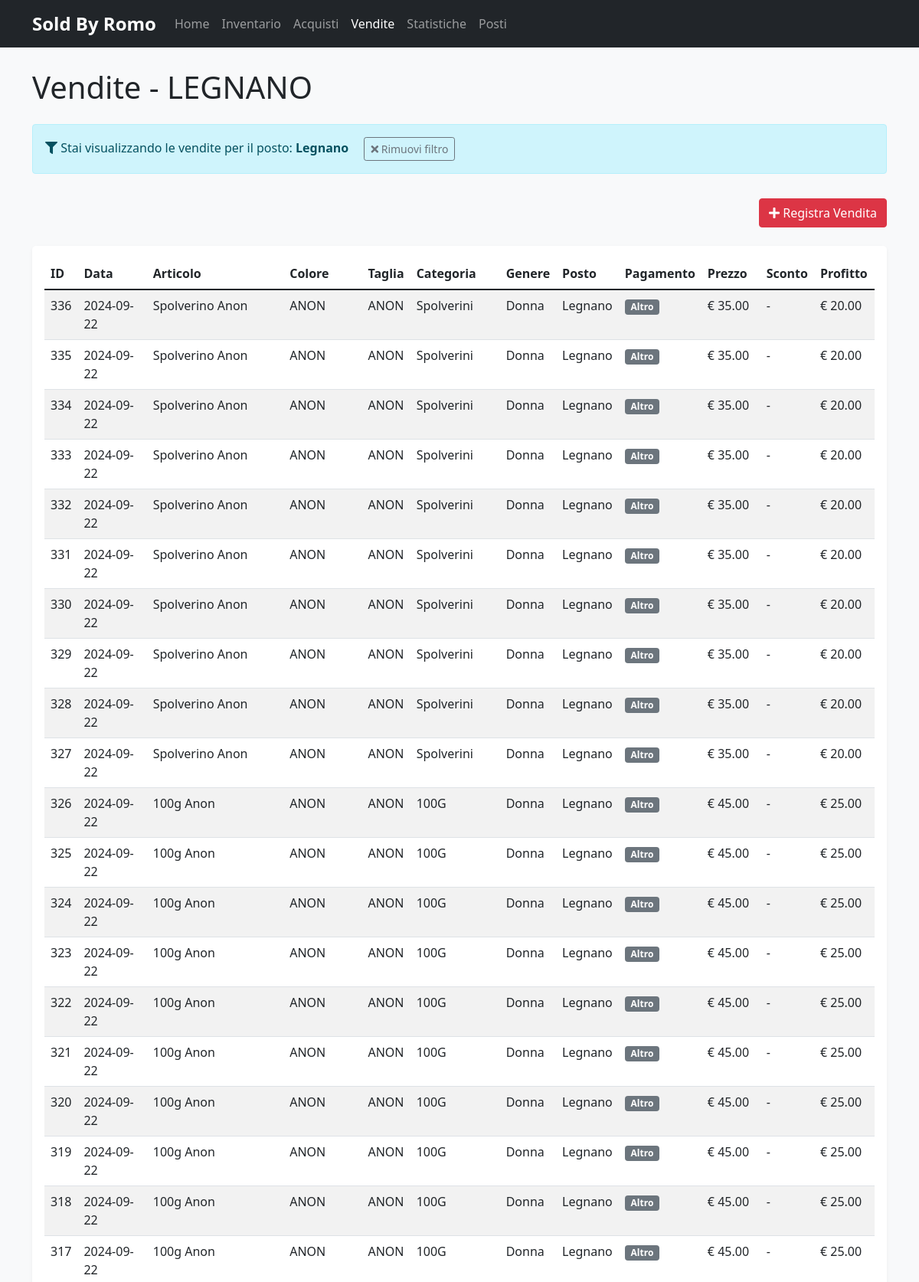
The app's page /vendite?posto=Legnano (upper part) with its own data.
### tables this page shows
CREATE TABLE Vendite (
    ID_vendita INTEGER PRIMARY KEY AUTOINCREMENT,
    data DATE NOT NULL,
    Articolo TEXT NOT NULL,
    Colore TEXT NOT NULL,
    Taglia TEXT NOT NULL,
    Categoria TEXT,
    Genere TEXT,
    Posto TEXT,
    CASH BOOLEAN DEFAULT 1,
    Sconto REAL DEFAULT 0,
    Prezzo_vendita REAL NOT NULL,
    Prezzo_acquisto REAL NOT NULL
);

### src/webapp.py (the view)
@app.route('/vendite')
def vendite():
    posto = request.args.get('posto', '')
    db.connect()
    query = "SELECT * FROM Vendite"
    params = []
    if posto:
        query += " WHERE posto = ?"
        params.append(posto)
    query += " ORDER BY data DESC"
    db.cursor.execute(query, params)
    items = db.cursor.fetchall()
    db.close()
    return render_template('vendite.html', items=items, posto_filtro=posto)

### src/database_manager.py (called while the page is built)
    def connect(self):
        try:
            self.conn = sqlite3.connect(self.db_path)
            self.conn.row_factory = sqlite3.Row
            self.cursor = self.conn.cursor()
            return True
        except sqlite3.Error as e:
            print(f"Errore nella connessione al database: {e}")
            return False

    def close(self):
        if self.conn:
            self.conn.close()

### templates/vendite.html (shortened to what this page needs)
{% extends "base.html" %}
{% block content %}
<div class="row">
    <div class="col-12">
        <h1 class="mb-4">Vendite{% if posto_filtro %} - {{ posto_filtro|upper }}{% endif %}</h1>
    </div>
</div>
{% if posto_filtro %}
<div class="row mb-3">
    <div class="col-12">
        <div class="alert alert-info">
            <i class="fas fa-filter"></i> Stai visualizzando le vendite per il posto: <strong>{{ posto_filtro }}</strong>
            <a href="{{ url_for('vendite') }}" class="btn btn-sm btn-outline-secondary ms-3">
                <i class="fas fa-times"></i> Rimuovi filtro
            </a>
        </div>
    </div>
</div>
{% endif %}
<div class="row mb-4">
    <div class="col-md-12 text-end">
        <a href="{{ url_for('aggiungi_vendita') }}" class="btn btn-danger">
            <i class="fas fa-plus"></i> Registra Vendita
        </a>
    </div>
</div>
<div class="table-container">
    <table class="table table-striped table-hover">
        <thead>
            <tr>
                <th>ID</th>
                <th>Data</th>
                <th>Articolo</th>
                <th>Colore</th>
                <th>Taglia</th>
                <th>Categoria</th>
                <th>Genere</th>
                <th>Posto</th>
                <th>Pagamento</th>
                <th>Prezzo</th>
                <th>Sconto</th>
                <th>Profitto</th>
            </tr>
        </thead>
        <tbody>
            {% for item in items %}
            <tr>
                <td>{{ item['ID_vendita'] }}</td>
                <td>{{ item['data'] }}</td>
                <td>{{ item['Articolo'] }}</td>
                <td>{{ item['Colore'] }}</td>
                <td>{{ item['Taglia'] }}</td>
                <td>{{ item['Categoria'] }}</td>
                <td>{{ item['Genere'] }}</td>
                <td>{{ item['Posto'] }}</td>
                <td>
                    {% if item['CASH'] %}
                    <span class="badge bg-success">Cash</span>
                    {% else %}
                    <span class="badge bg-secondary">Altro</span>
                    {% endif %}
                </td>
                <td>€ {{ "%.2f"|format(item['Prezzo_vendita']) }}</td>
                <td>
                    {% if item['Sconto'] > 0 %}
                    {{ "%.0f"|format(item['Sconto']) }}%
                    {% else %}
                    -
                    {% endif %}
                </td>
                <td>€ {{ "%.2f"|format(item['Prezzo_vendita'] - item['Prezzo_acquisto']) }}</td>
            </tr>
            {% else %}
            <tr>
                <td colspan="12" class="text-center">Nessuna vendita registrata</td>
            </tr>
            {% endfor %}
        </tbody>
    </table>
</div>
{% endblock %}

### static/css/styles.css (style rules this page uses)
body { background-color: #f8f9fa; }
.table-container { overflow-x: auto; margin-bottom: 1.5rem; background-color: #fff; border-radius: 5px; box-shadow: 0 2px 5px rgba(0, 0, 0, 0.05); padding: 1rem; }

### templates/base.html (style rules this page uses)
body { padding-top: 70px; padding-bottom: 30px; }

### records on screen
Vendite: ID_vendita "336", data "2024-09-22", Articolo "Spolverino Anon", Colore "ANON", Taglia "ANON", Categoria "Spolverini", Genere "Donna", Posto "Legnano", CASH "Altro", Prezzo_vendita "35.00", item['Prezzo_vendita']-item['Prezzo_acquisto'] "20.00"
Vendite: ID_vendita "335", data "2024-09-22", Articolo "Spolverino Anon", Colore "ANON", Taglia "ANON", Categoria "Spolverini", Genere "Donna", Posto "Legnano", CASH "Altro", Prezzo_vendita "35.00", item['Prezzo_vendita']-item['Prezzo_acquisto'] "20.00"
Vendite: ID_vendita "334", data "2024-09-22", Articolo "Spolverino Anon", Colore "ANON", Taglia "ANON", Categoria "Spolverini", Genere "Donna", Posto "Legnano", CASH "Altro", Prezzo_vendita "35.00", item['Prezzo_vendita']-item['Prezzo_acquisto'] "20.00"
Vendite: ID_vendita "333", data "2024-09-22", Articolo "Spolverino Anon", Colore "ANON", Taglia "ANON", Categoria "Spolverini", Genere "Donna", Posto "Legnano", CASH "Altro", Prezzo_vendita "35.00", item['Prezzo_vendita']-item['Prezzo_acquisto'] "20.00"
Vendite: ID_vendita "332", data "2024-09-22", Articolo "Spolverino Anon", Colore "ANON", Taglia "ANON", Categoria "Spolverini", Genere "Donna", Posto "Legnano", CASH "Altro", Prezzo_vendita "35.00", item['Prezzo_vendita']-item['Prezzo_acquisto'] "20.00"
Vendite: ID_vendita "331", data "2024-09-22", Articolo "Spolverino Anon", Colore "ANON", Taglia "ANON", Categoria "Spolverini", Genere "Donna", Posto "Legnano", CASH "Altro", Prezzo_vendita "35.00", item['Prezzo_vendita']-item['Prezzo_acquisto'] "20.00"
Vendite: ID_vendita "330", data "2024-09-22", Articolo "Spolverino Anon", Colore "ANON", Taglia "ANON", Categoria "Spolverini", Genere "Donna", Posto "Legnano", CASH "Altro", Prezzo_vendita "35.00", item['Prezzo_vendita']-item['Prezzo_acquisto'] "20.00"
Vendite: ID_vendita "329", data "2024-09-22", Articolo "Spolverino Anon", Colore "ANON", Taglia "ANON", Categoria "Spolverini", Genere "Donna", Posto "Legnano", CASH "Altro", Prezzo_vendita "35.00", item['Prezzo_vendita']-item['Prezzo_acquisto'] "20.00"
Vendite: ID_vendita "328", data "2024-09-22", Articolo "Spolverino Anon", Colore "ANON", Taglia "ANON", Categoria "Spolverini", Genere "Donna", Posto "Legnano", CASH "Altro", Prezzo_vendita "35.00", item['Prezzo_vendita']-item['Prezzo_acquisto'] "20.00"
Vendite: ID_vendita "327", data "2024-09-22", Articolo "Spolverino Anon", Colore "ANON", Taglia "ANON", Categoria "Spolverini", Genere "Donna", Posto "Legnano", CASH "Altro", Prezzo_vendita "35.00", item['Prezzo_vendita']-item['Prezzo_acquisto'] "20.00"
Vendite: ID_vendita "326", data "2024-09-22", Articolo "100g Anon", Colore "ANON", Taglia "ANON", Categoria "100G", Genere "Donna", Posto "Legnano", CASH "Altro", Prezzo_vendita "45.00", item['Prezzo_vendita']-item['Prezzo_acquisto'] "25.00"
Vendite: ID_vendita "325", data "2024-09-22", Articolo "100g Anon", Colore "ANON", Taglia "ANON", Categoria "100G", Genere "Donna", Posto "Legnano", CASH "Altro", Prezzo_vendita "45.00", item['Prezzo_vendita']-item['Prezzo_acquisto'] "25.00"
Vendite: ID_vendita "324", data "2024-09-22", Articolo "100g Anon", Colore "ANON", Taglia "ANON", Categoria "100G", Genere "Donna", Posto "Legnano", CASH "Altro", Prezzo_vendita "45.00", item['Prezzo_vendita']-item['Prezzo_acquisto'] "25.00"
Vendite: ID_vendita "323", data "2024-09-22", Articolo "100g Anon", Colore "ANON", Taglia "ANON", Categoria "100G", Genere "Donna", Posto "Legnano", CASH "Altro", Prezzo_vendita "45.00", item['Prezzo_vendita']-item['Prezzo_acquisto'] "25.00"
Vendite: ID_vendita "322", data "2024-09-22", Articolo "100g Anon", Colore "ANON", Taglia "ANON", Categoria "100G", Genere "Donna", Posto "Legnano", CASH "Altro", Prezzo_vendita "45.00", item['Prezzo_vendita']-item['Prezzo_acquisto'] "25.00"
Vendite: ID_vendita "321", data "2024-09-22", Articolo "100g Anon", Colore "ANON", Taglia "ANON", Categoria "100G", Genere "Donna", Posto "Legnano", CASH "Altro", Prezzo_vendita "45.00", item['Prezzo_vendita']-item['Prezzo_acquisto'] "25.00"
Vendite: ID_vendita "320", data "2024-09-22", Articolo "100g Anon", Colore "ANON", Taglia "ANON", Categoria "100G", Genere "Donna", Posto "Legnano", CASH "Altro", Prezzo_vendita "45.00", item['Prezzo_vendita']-item['Prezzo_acquisto'] "25.00"
Vendite: ID_vendita "319", data "2024-09-22", Articolo "100g Anon", Colore "ANON", Taglia "ANON", Categoria "100G", Genere "Donna", Posto "Legnano", CASH "Altro", Prezzo_vendita "45.00", item['Prezzo_vendita']-item['Prezzo_acquisto'] "25.00"
Vendite: ID_vendita "318", data "2024-09-22", Articolo "100g Anon", Colore "ANON", Taglia "ANON", Categoria "100G", Genere "Donna", Posto "Legnano", CASH "Altro", Prezzo_vendita "45.00", item['Prezzo_vendita']-item['Prezzo_acquisto'] "25.00"
Vendite: ID_vendita "317", data "2024-09-22", Articolo "100g Anon", Colore "ANON", Taglia "ANON", Categoria "100G", Genere "Donna", Posto "Legnano", CASH "Altro", Prezzo_vendita "45.00", item['Prezzo_vendita']-item['Prezzo_acquisto'] "25.00"

### other values on screen
{{ posto_filtro|upper }} "LEGNANO"
{{ posto_filtro }} "Legnano"
